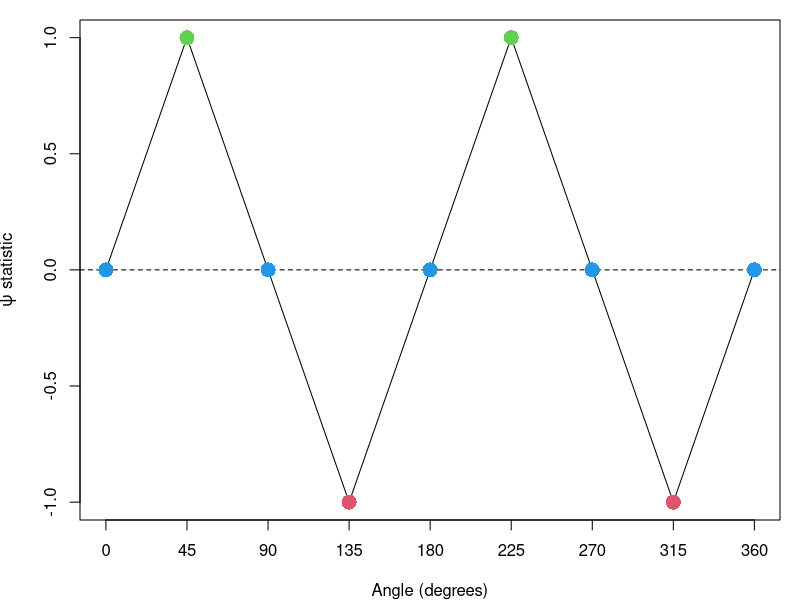

Source code (R):
# Plot sine wave
a <- seq(0, 2*pi, 0.01)
tauvals <- asin(sin(2*a)) / asin(1)

par( mar= c(4,4,1,1))

plot((a*180) / pi, tauvals,
     type='l',
     xlab="Angle (degrees)",
     ylab = expression(paste(psi, " statistic")), axes = FALSE)

axis(2)
axis(1, at = seq(0,361, 45))
# axis(3, at = seq(0,361, 45))
box()
abline(0,0,lty=2)
# Highlight points
points(c(45,225),  c(1,1),           col=3, pch=16, cex=2)
points(c(135,315), c(-1,-1),         col=2, pch=16, cex=2)
points(seq(0,361, 90), c(0,0,0,0,0), col=4, pch=16, cex=2)

